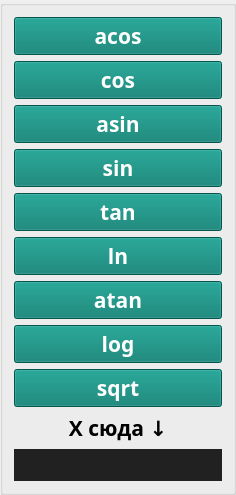
     <widget class="QGroupBox" name="groupBox">
      <property name="title">
       <string/>
      </property>
      <layout class="QVBoxLayout" name="verticalLayout" stretch="0,0,0,0,0,0,0,0,0,2,0">
       <property name="spacing">
        <number>-1</number>
       </property>
       <item>
        <widget class="QPushButton" name="acos">
         <property name="font">
          <font>
           <family>PT Sans Caption</family>
           <pointsize>16</pointsize>
           <italic>false</italic>
           <bold>true</bold>
           <kerning>true</kerning>
          </font>
         </property>
         <property name="styleSheet">
          <string notr="true">QPushButton {
	color: #FFFFFF;
	background-color: #00796B
}
QPushButton:pressed {
	color: #FFFFFF;
	background-color: #00645A
}

</string>
         </property>
         <property name="text">
          <string>acos</string>
         </property>
         <property name="iconSize">
          <size>
           <width>15</width>
           <height>15</height>
          </size>
         </property>
         <attribute name="buttonGroup">
          <string notr="true">digit2</string>
         </attribute>
        </widget>
       </item>
       <item>
        <widget class="QPushButton" name="cos">
         <property name="font">
          <font>
           <family>PT Sans Caption</family>
           <pointsize>16</pointsize>
           <italic>false</italic>
           <bold>true</bold>
           <kerning>true</kerning>
          </font>
         </property>
         <property name="styleSheet">
          <string notr="true">QPushButton {
	color: #FFFFFF;
	background-color: #00796B
}
QPushButton:pressed {
	color: #FFFFFF;
	background-color: #00645A
}

</string>
         </property>
         <property name="text">
          <string>cos</string>
         </property>
         <property name="iconSize">
          <size>
           <width>15</width>
           <height>15</height>
          </size>
         </property>
         <attribute name="buttonGroup">
          <string notr="true">digit2</string>
         </attribute>
        </widget>
       </item>
       <item>
        <widget class="QPushButton" name="asin">
         <property name="font">
          <font>
           <family>PT Sans Caption</family>
           <pointsize>16</pointsize>
           <italic>false</italic>
           <bold>true</bold>
           <kerning>true</kerning>
          </font>
         </property>
         <property name="styleSheet">
          <string notr="true">QPushButton {
	color: #FFFFFF;
	background-color: #00796B
}
QPushButton:pressed {
	color: #FFFFFF;
	background-color: #00645A
}

</string>
         </property>
         <property name="text">
          <string>asin</string>
         </property>
         <property name="iconSize">
          <size>
           <width>15</width>
           <height>15</height>
          </size>
         </property>
         <attribute name="buttonGroup">
          <string notr="true">digit2</string>
         </attribute>
        </widget>
       </item>
       <item>
        <widget class="QPushButton" name="sin">
         <property name="font">
          <font>
           <family>PT Sans Caption</family>
           <pointsize>16</pointsize>
           <italic>false</italic>
           <bold>true</bold>
           <kerning>true</kerning>
          </font>
         </property>
         <property name="styleSheet">
          <string notr="true">QPushButton {
	color: #FFFFFF;
	background-color: #00796B
}
QPushButton:pressed {
	color: #FFFFFF;
	background-color: #00645A
}

</string>
         </property>
         <property name="text">
          <string>sin</string>
         </property>
         <property name="iconSize">
          <size>
           <width>15</width>
           <height>15</height>
          </size>
         </property>
         <attribute name="buttonGroup">
          <string notr="true">digit2</string>
         </attribute>
        </widget>
       </item>
       <item>
        <widget class="QPushButton" name="tan">
         <property name="font">
          <font>
           <family>PT Sans Caption</family>
           <pointsize>16</pointsize>
           <italic>false</italic>
           <bold>true</bold>
           <kerning>true</kerning>
          </font>
         </property>
         <property name="styleSheet">
          <string notr="true">QPushButton {
	color: #FFFFFF;
	background-color: #00796B
}
QPushButton:pressed {
	color: #FFFFFF;
	background-color: #00645A
}

</string>
         </property>
         <property name="text">
          <string>tan</string>
         </property>
         <property name="iconSize">
          <size>
           <width>15</width>
           <height>15</height>
          </size>
         </property>
         <attribute name="buttonGroup">
          <string notr="true">digit2</string>
         </attribute>
        </widget>
       </item>
       <item>
        <widget class="QPushButton" name="ln">
         <property name="font">
          <font>
           <family>PT Sans Caption</family>
           <pointsize>16</pointsize>
           <italic>false</italic>
           <bold>true</bold>
           <kerning>true</kerning>
          </font>
         </property>
         <property name="styleSheet">
          <string notr="true">QPushButton {
	color: #FFFFFF;
	background-color: #00796B
}
QPushButton:pressed {
	color: #FFFFFF;
	background-color: #00645A
}

</string>
         </property>
         <property name="text">
          <string>ln</string>
         </property>
         <property name="iconSize">
          <size>
           <width>15</width>
           <height>15</height>
          </size>
         </property>
         <attribute name="buttonGroup">
          <string notr="true">digit2</string>
         </attribute>
        </widget>
       </item>
       <item>
        <widget class="QPushButton" name="atan">
         <property name="font">
          <font>
           <family>PT Sans Caption</family>
           <pointsize>16</pointsize>
           <italic>false</italic>
           <bold>true</bold>
           <kerning>true</kerning>
          </font>
         </property>
         <property name="styleSheet">
          <string notr="true">QPushButton {
	color: #FFFFFF;
	background-color: #00796B
}
QPushButton:pressed {
	color: #FFFFFF;
	background-color: #00645A
}

</string>
         </property>
         <property name="text">
          <string>atan</string>
         </property>
         <property name="iconSize">
          <size>
           <width>15</width>
           <height>15</height>
          </size>
         </property>
         <attribute name="buttonGroup">
          <string notr="true">digit2</string>
         </attribute>
        </widget>
       </item>
       <item>
        <widget class="QPushButton" name="log10">
         <property name="font">
          <font>
           <family>PT Sans Caption</family>
           <pointsize>16</pointsize>
           <italic>false</italic>
           <bold>true</bold>
           <kerning>true</kerning>
          </font>
         </property>
         <property name="styleSheet">
          <string notr="true">QPushButton {
	color: #FFFFFF;
	background-color: #00796B
}
QPushButton:pressed {
	color: #FFFFFF;
	background-color: #00645A
}

</string>
         </property>
         <property name="text">
          <string>log</string>
         </property>
         <property name="iconSize">
          <size>
           <width>15</width>
           <height>15</height>
          </size>
         </property>
         <attribute name="buttonGroup">
          <string notr="true">digit2</string>
         </attribute>
        </widget>
       </item>
       <item>
        <widget class="QPushButton" name="sqrt">
         <property name="font">
          <font>
           <family>PT Sans Caption</family>
           <pointsize>16</pointsize>
           <italic>false</italic>
           <bold>true</bold>
           <kerning>true</kerning>
          </font>
         </property>
         <property name="styleSheet">
          <string notr="true">QPushButton {
	color: #FFFFFF;
	background-color: #00796B
}
QPushButton:pressed {
	color: #FFFFFF;
	background-color: #00645A
}

</string>
         </property>
         <property name="text">
          <string>sqrt</string>
         </property>
         <property name="iconSize">
          <size>
           <width>15</width>
           <height>15</height>
          </size>
         </property>
         <attribute name="buttonGroup">
          <string notr="true">digit2</string>
         </attribute>
        </widget>
       </item>
       <item>
        <widget class="QLabel" name="label">
         <property name="sizePolicy">
          <sizepolicy hsizetype="Minimum" vsizetype="Fixed">
           <horstretch>0</horstretch>
           <verstretch>0</verstretch>
          </sizepolicy>
         </property>
         <property name="font">
          <font>
           <family>PT Sans Caption</family>
           <pointsize>16</pointsize>
           <italic>false</italic>
           <bold>true</bold>
           <kerning>true</kerning>
          </font>
         </property>
         <property name="text">
          <string>Х сюда ↓</string>
         </property>
         <property name="alignment">
          <set>Qt::AlignCenter</set>
         </property>
        </widget>
       </item>
       <item>
        <widget class="QLineEdit" name="XInput">
         <property name="font">
          <font>
           <family>PT Sans Caption</family>
           <pointsize>16</pointsize>
           <italic>false</italic>
           <bold>true</bold>
           <kerning>true</kerning>
          </font>
         </property>
         <property name="layoutDirection">
          <enum>Qt::LeftToRight</enum>
         </property>
         <property name="styleSheet">
          <string notr="true">background-color: #212121;
border:none</string>
         </property>
         <property name="alignment">
          <set>Qt::AlignRight|Qt::AlignTrailing|Qt::AlignVCenter</set>
         </property>
        </widget>
       </item>
      </layout>
     </widget>
